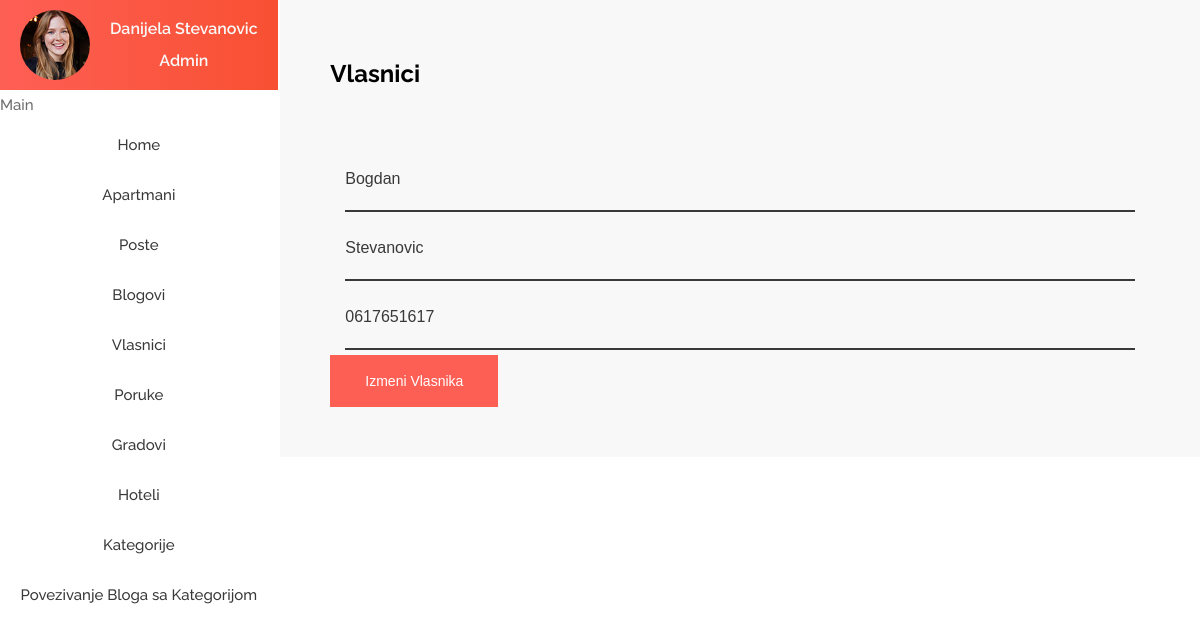
Page /cms/editVlasnici.php?id=1 on the committed database.
### tables this page shows
CREATE TABLE `vlasnici` (
  `idVlasnika` int(4) NOT NULL,
  `Ime` varchar(25) NOT NULL,
  `Prezime` varchar(45) NOT NULL,
  `BrTelefona` varchar(45) NOT NULL
);

### cms/editVlasnici.php (the view, shortened to what this page needs)
<?php
include "../includes/header.php";
include "includes/admin_side.php";
include "../includes/dbconfig.php";
if (isset($_GET['id'])) {
    $idVlasnika = $_GET['id'];
    $initQuery = "SELECT `Ime`,`Prezime`,`BrTelefona` FROM `vlasnici` WHERE idVlasnika = $idVlasnika";
    $initRes = mysqli_query($con, $initQuery);
    $row = mysqli_fetch_assoc($initRes);
}
?>
<div class="admin__content">
    <div class="apartmani">
        <div class="apartmani__tekst">
            <span class="span-bold">Vlasnici</span>
        </div>
        <form method="POST" class="apartmani__form">
            <div class="contact__input">
                <input type="text" name="ime" placeholder="Ime" value="<?php echo $row['Ime'] ?>" required />
            </div>
            <div class="contact__input">
                <input type="text" name="prezime" placeholder="Prezime" value="<?php echo $row['Prezime'] ?>" required />
            </div>
            <div class="contact__input">
                <input type="text" name="brTelefona" placeholder="Broj telefona" value="<?php echo $row['BrTelefona'] ?>" required />
            </div>
            <button type="submit" name="btn_update" class="btn">Izmeni Vlasnika</button>
        </form>
    </div>
</div>

### css/style.css (style rules this page uses)
.span-bold { color: #000; font-weight: 700; font-size: 2.4rem; line-height: 2; }
*, *::after, *::before { margin: 0; padding: 0; box-sizing: border-box; }
html { font-size: 62.5%; }
body { font-family: "Raleway", sans-serif; font-weight: 400; color: #fff; background: #fff; }
input { border: none; outline: none; }
.btn { background-color: #fe5f55; outline: none; border: none; font-size: 1.4rem; padding: 1.8rem 3.5rem; color: #fff; transition: all 0.2s; cursor: pointer; text-align: center; }
.contact__input { padding: 0 1.5rem; margin-bottom: 0.5rem; }
.contact__input input { width: 100%; height: 6.4rem; border-bottom: 2px solid #393939; font-size: 1.6rem; font-weight: 500; color: #393939; }
.admin__content { float: right; background-color: #f8f8f8; }
.apartmani { padding: 5rem; }
.apartmani__tekst { display: flex; justify-content: space-between; }
.apartmani__form { margin-top: 5rem; }
.apartmani__form .contact__input input { background-color: transparent; }

### rows in the picture
vlasnici: ime "Bogdan", prezime "Stevanovic", brTelefona "0617651617"
